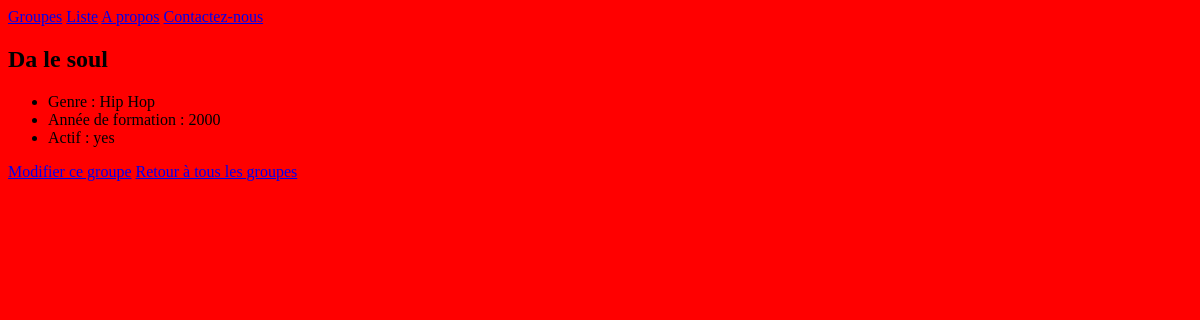
Before: /listings/bands/1/ with the older database file.
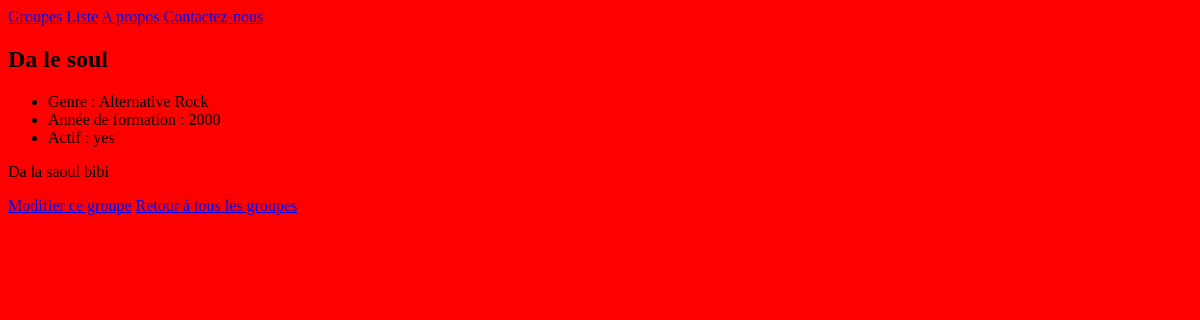
After: the same page with the newer database file.
### listings/models.py (models this page shows, shortened)
class Band(models.Model):
    class Genre(models.TextChoices):
        HIP_HOP = 'HH'
        SYNTH_POP = 'SP'
        ALTERNATIVE_ROCK = 'AR'
    name = models.fields.CharField(max_length=100)
    genre = models.fields.CharField(choices=Genre.choices, max_length=5)
    biography = models.fields.CharField(max_length=1000)
    year_formed = models.fields.IntegerField(
        validators=[MinValueValidator(1900), MaxValueValidator(2023)]
    )
    active = models.fields.BooleanField(default=True)
    official_homepage = models.fields.URLField(null=True, blank=True)

### listings/views.py (the view)
# urls.py: path('bands/<int:id>/', views.band_detail, name='band-detail'),
def band_detail(request, id):  # notez le paramètre id supplémentaire
    band = Band.objects.get(id=id)
    return render(request,
                  'listings/band_detail.html',
                  {'band': band}
                  )  # nous passons l'id au modèle

### listings/templates/listings/band_detail.html (shortened to what this page needs)
{% extends 'listings/base.html' %}
{% block content %}
    <h2>{{ band.name }}</h2>
    <ul>
        <li>Genre : {{ band.get_genre_display }}</li>
        <li>Année de formation : {{ band.year_formed }}</li>
        <li>Actif : {{ band.active|yesno }}</li>
    </ul>
    <p>{{ band.biography }}</p>
    <a href="{% url 'listings:band-update' band.id %}">Modifier ce groupe</a>
    <a href="{% url 'listings:band-list' %}">Retour à tous les groupes</a>
{% endblock %}

Changed rows visible on the page:
changed Band "Da le soul": genre "Hip Hop" → "Alternative Rock"; biography (not shown) → "Da la saoul bibi"
